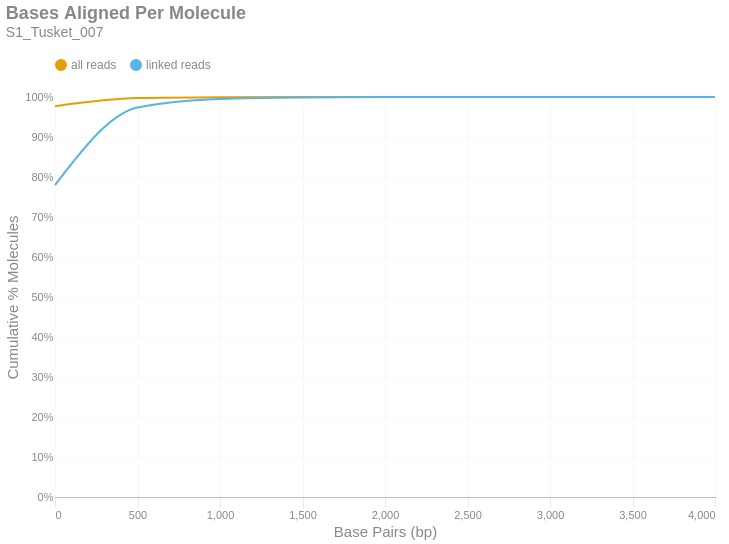

The notebook cell saved with this chart:
### Markdown cell above
### Bases Aligned Per Molecule
This is a cumulative frequency distribution showing the number of base pairs aligned per unique molecule. These data are shown in 500 bp bins. There are two distributions: one with `all reads` (yellow) and another with only `linked reads` (blue). The percent of molecules in the `linked reads` distribution is relative to the total number of linked molecules.

### Code cell
if SKIPLR:
    print_html(f"Skipped")
else:
    binned_df = consolidated_hist(valids['aligned_bp'], mask, 500, True)
    with SafeRender(binned_df):
        (
            density_plot(binned_df, 'Bases Aligned Per Molecule', samplename, 'basesper')
            .encode(
                x=alt.X('bin:Q', title="Base Pairs (bp)").axis(tickMinStep=500).scale(padding=0),
                y=alt.Y('value:Q', title='Cumulative % Molecules')
                    .axis(format='%')
                    .scale(domain = [0,1])
                    .stack(False),
                color=alt.Color("key:N").scale(domain = ["all reads", "linked reads"]),
                tooltip = [
                    alt.Tooltip("key:N", title = "Data Type"),
                    alt.Tooltip("range_label:N", title="Bases Aligned Per Molecule"),
                    alt.Tooltip("value:Q", format = ".2%", title="% Molecules (Cum.)")
                ]
            )
        ).display()

### Figure 1 — Vega-Lite specification as saved in the notebook (floating-point values rounded to 4 significant figures)
{"width": "container", "height": 400, "config": {"title": {"anchor": "start", "dy": -15, "fontSize": 18, "color": "#888888", "subtitleColor": "#888888", "subtitleFontSize": 14}, "arc": {"fill": "#0072B2"}, "axis": {"domainColor": "#888888", "domainWidth": 0.5, "gridWidth": 0.2, "grid": false, "titleFontWeight": 400, "titleFontSize": 15, "labelFontSize": 11, "labelColor": "#888888", "tickColor": "#888888", "tickWidth": 0.2, "titleColor": "#888888"}, "axisBand": {"grid": false}, "axisX": {"grid": true, "tickSize": 10, "domainCap": "round"}, "axisY": {"domain": false, "grid": true, "tickSize": 0, "domainCap": "round"}, "background": "transparent", "header": {"labelFontSize": 15, "labelColor": "#888888", "titleFontSize": 15, "titleFontWeight": 600, "titleColor": "#888888"}, "legend": {"labelFont": "sans-serif", "labelFontSize": 12, "labelColor": "#888888", "symbolSize": 100, "symbolType": "circle", "titleFontSize": 12, "titlePadding": 10, "titleColor": "#888888", "title": null, "orient": "top"}, "range": {"category": ["#E69F00", "#56B4E9", "#009E73", "#F0E442", "#0072B2", "#D55E00", "#CC79A7", "#000000"], "diverging": ["#cfe8f3", "#a2d4ec", "#73bfe2", "#46abdb", "#1696d2", "#12719e"]}, "area": {"fill": "#0072B2", "fillOpacity": 0.7, "line": true, "strokeOpacity": 0.7}, "line": {"color": "#0072B2", "stroke": "#0072B2", "strokeWidth": 2}, "trail": {"color": "#0072B2", "stroke": "#0072B2", "strokeWidth": 0, "size": 1}, "point": {"filled": true, "fillOpacity": 1.0, "size": 95}, "text": {"color": "#888888", "fontSize": 11, "align": "right", "fontWeight": 400, "size": 11}, "bar": {"fill": "#0072B2", "stroke": null}, "view": {"stroke": null, "continuousWidth": 660, "continuousHeight": 400}}, "data": {"name": "data-bbf165631dddaea77be407f0fc4df5ed"}, "mark": {"type": "line", "interpolate": "monotone", "point": {"opacity": 0, "size": 275}}, "encoding": {"color": {"field": "key", "scale": {"domain": ["all reads", "linked reads"]}, "type": "nominal"}, "tooltip": [{"field": "key", "title": "Data Type", "type": "nominal"}, {"field": "range_label", "title": "Bases Aligned Per Molecule", "type": "nominal"}, {"field": "value", "format": ".2%", "title": "% Molecules (Cum.)", "type": "quantitative"}], "x": {"axis": {"tickMinStep": 500}, "field": "bin", "scale": {"padding": 0}, "title": "Base Pairs (bp)", "type": "quantitative"}, "y": {"axis": {"format": "%"}, "field": "value", "scale": {"domain": [0, 1]}, "stack": false, "title": "Cumulative % Molecules", "type": "quantitative"}}, "params": [{"name": "param_c36ac31b6afebe62", "select": {"type": "point", "fields": ["key"]}, "bind": "legend"}], "title": {"text": "Bases Aligned Per Molecule", "subtitle": "S1_Tusket_007"}, "transform": [{"fold": ["all reads (cumsum)", "linked reads (cumsum)"]}, {"calculate": "replace(datum.key, ' (cumsum)', '')", "as": "key"}, {"filter": {"param": "param_c36ac31b6afebe62"}}], "usermeta": {"embedOptions": {"downloadFileName": "S1_Tusket_007.basesper"}}, "$schema": "https://vega.github.io/schema/vega-lite/v6.1.0.json", "datasets": {"data-bbf165631dddaea77be407f0fc4df5ed": [{"bin": "0.0", "interval": "0.0-500.0", "all reads": 0.9771, "linked reads": 0.7797, "all reads (cumsum)": 0.9771, "linked reads (cumsum)": 0.7797, "range_label": "0-499"}, {"bin": "500.0", "interval": "500.0-1000.0", "all reads": 0.0202, "linked reads": 0.1939, "all reads (cumsum)": 0.9973, "linked reads (cumsum)": 0.9736, "range_label": "500-999"}, {"bin": "1000.0", "interval": "1000.0-1500.0", "all reads": 0.002219, "linked reads": 0.02168, "all reads (cumsum)": 0.9995, "linked reads (cumsum)": 0.9953, "range_label": "1000-1499"}, {"bin": "1500.0", "interval": "1500.0-2000.0", "all reads": 0.000382, "linked reads": 0.003771, "all reads (cumsum)": 0.9999, "linked reads (cumsum)": 0.9991, "range_label": "1500-1999"}, {"bin": "2000.0", "interval": "2000.0-2500.0", "all reads": 7.468e-05, "linked reads": 0.0007371, "all reads (cumsum)": 1.0, "linked reads (cumsum)": 0.9998, "range_label": "2000-2499"}, {"bin": "2500.0", "interval": "2500.0-3000.0", "all reads": 1.624e-05, "linked reads": 0.0001613, "all reads (cumsum)": 1.0, "linked reads (cumsum)": 1.0, "range_label": "2500-2999"}, {"bin": "3000.0", "interval": "3000.0-3500.0", "all reads": 2.933e-06, "linked reads": 2.913e-05, "all reads (cumsum)": 1.0, "linked reads (cumsum)": 1.0, "range_label": "3000-3499"}, {"bin": "3500.0", "interval": "3500.0-4000.0", "all reads": 1.128e-06, "linked reads": 1.12e-05, "all reads (cumsum)": 1.0, "linked reads (cumsum)": 1.0, "range_label": "3500-3999"}, {"bin": "4000.0", "interval": "4000.0-4500.0", "all reads": 4.512e-07, "linked reads": 4.481e-06, "all reads (cumsum)": 1.0, "linked reads (cumsum)": 1.0, "range_label": "4000-4499"}]}}
